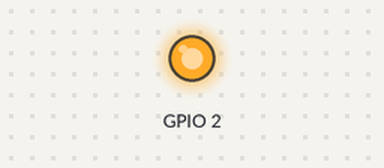
Bench run of a sketch on a simulated ESP8266 (NodeMCU). Parts: output pins drawn as LEDs (lit = HIGH). WiFi joins after 1.5 s; servers stay silent unless stated; what the sketch prints to the serial monitor is not drawn.

Above: at 1.0 s.
At 2.8 s:
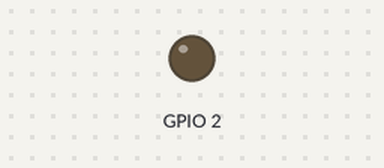
Timing chart, 0 to 13.8 s (numbered marks = the images above):
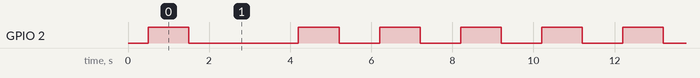

The sketch:

OTA_Blink.ino
```cpp
#include <Arduino.h>
#include <ESP8266WiFi.h>
#include <ESP8266WiFiMulti.h>
#include <ESP8266HTTPClient.h>
#include <ESP8266httpUpdate.h>

//WiFi config
//your ssid
#define ssid "yourSsid"
//your password
#define pass "yourPassword"

//OTA config
//you have to use your server url
#define OTAHost "http://192.168.1.48/firmware/index.php"
//the name of the compiled arduino sketch
#define Version "OTA_Blink.ino.nodemcu.bin"
//the time between updates expressed in milliseconds
#define OTAPeriodicity 10000

ESP8266WiFiMulti WiFiMulti;
void setup() {
  //serial communication begins
  Serial.begin(115200);
  delay(500);

  //Wifi
  WiFiMulti.addAP(ssid, pass);

  //blink setup
  pinMode(2, OUTPUT);

}

void loop() {
  //An easy blink
  digitalWrite(2, HIGH);   // turn the LED on (HIGH is the voltage level)
  delay(1000);             // wait for a second
  digitalWrite(2, LOW);    // turn the LED off by making the voltage LOW
  delay(1000);             // wait for a second

  //The update
  static unsigned long t;
  if (millis() > t) {
    t = millis() + OTAPeriodicity;
    OTA();
  }
}

void OTA() {
  // wait for WiFi connection
  if ((WiFiMulti.run() != WL_CONNECTED)) return;
  Serial.print("Checking updates from ");
  Serial.println(OTAHost);
  t_httpUpdate_return ret = ESPhttpUpdate.update(OTAHost, Version);
  switch (ret) {
    case HTTP_UPDATE_FAILED:
      Serial.printf("HTTP_UPDATE_FAILD Error (%d): %s", ESPhttpUpdate.getLastError(), ESPhttpUpdate.getLastErrorString().c_str());
      Serial.println();
      break;
    case HTTP_UPDATE_NO_UPDATES:
      Serial.println("HTTP_UPDATE_NO_UPDATES");
      break;
    case HTTP_UPDATE_OK:
      Serial.println("HTTP_UPDATE_OK");
      break;
  }
}
```

Measured:
- by itself, GPIO 2: moves between LOW and HIGH, repeating every 51.0 s
- by itself, everything shown: repeats every 51.0 s, in 50 steps
